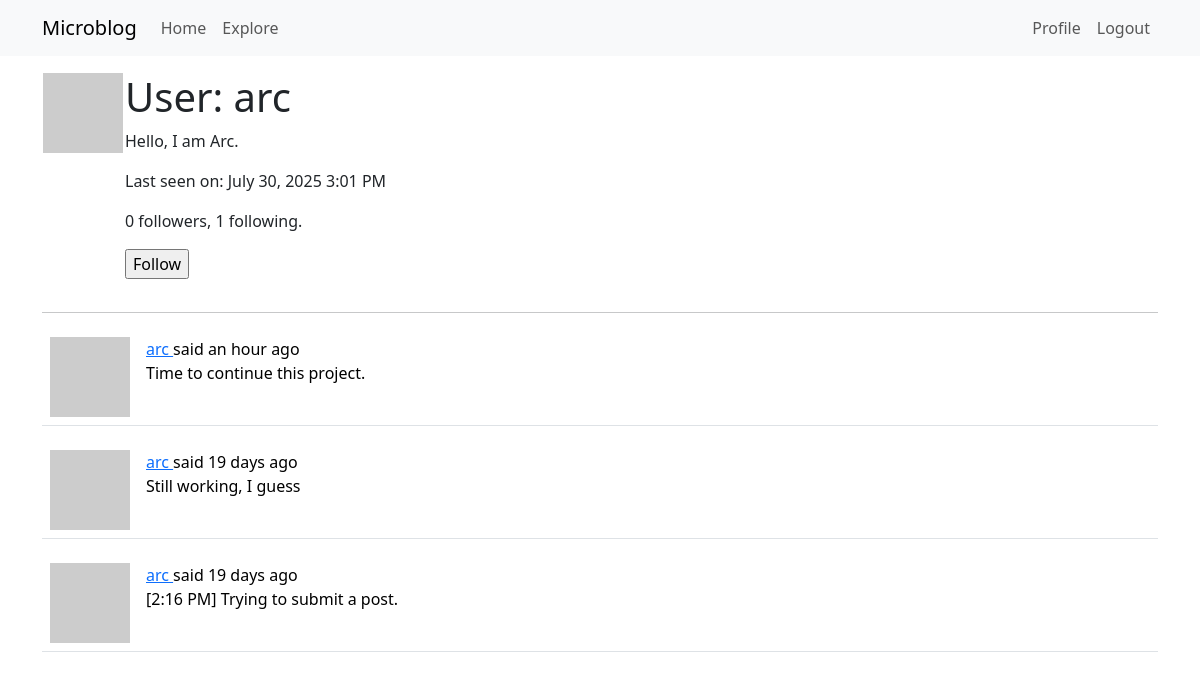
The app's page /user/arc (signed in) with its own data.
### app/models.py (models this page shows, shortened)
class User(UserMixin, db.Model):
    id: so.Mapped[int] = so.mapped_column(primary_key = True)
    username: so.Mapped[str] = so.mapped_column(sa.String(64), index=True, unique=True)
    email: so.Mapped[str] = so.mapped_column(sa.String(120), index=True, unique=True)
    password_hash: so.Mapped[Optional[str]] = so.mapped_column(sa.String(256))
    posts: so.WriteOnlyMapped['Post'] = so.relationship(back_populates='author')
    about_me: so.Mapped[Optional[str]] = so.mapped_column(sa.String(140))
    last_seen: so.Mapped[Optional[datetime]] = so.mapped_column(
        default=lambda: datetime.now(timezone.utc))
    def avatar(self, size):
        digest = md5(self.email.lower().encode('utf-8')).hexdigest()
        return f'https://www.gravatar.com/avatar/{digest}?d=identicon&s={size}'
    """
    Both relationships are defined with the so.WriteOnlyMapped type
    > secondary configures the association table that is used for this relationship, which I defined right above this class.
    > primaryjoin indicates the condition that links the entity to the association table. In the following relationship, the user has to match the follower_id attribute of the association table, so the condition reflects that.
    >  The followers.c.follower_id expression references the follower_id column of the association table. In the followers relationship, the roles are reversed, so the user must match the followed_id column.
    > secondaryjoin indicates the condition that links the association table to the user on the other side of the relationship. In the following relationship, the user has to match the followed_id column, and in the followers relationship, the user has to match the follower_id column.
    """
    following: so.WriteOnlyMapped['User'] = so.relationship(
        secondary=followers, primaryjoin=(followers.c.follower_id == id),
        secondaryjoin=(followers.c.followed_id == id),
        back_populates='followers')
    followers: so.WriteOnlyMapped['User'] = so.relationship(
        secondary=followers, primaryjoin=(followers.c.followed_id == id),
        secondaryjoin=(followers.c.follower_id == id),
        back_populates='following')
    """
    The is_following() method performs a query on the following relationship to see if a given user is already included in it. All write-only relationships have a select() method that constructs a query that returns all the elements in the relationship.

    The followers_count() and following_count() methods return the follower and following counts for the user. The sa.select() clause for these queries specify the sa.func.count() function from SQLAlchemy, to indicate that I want to get the result of a function.

    The select_from() clause is then added with the query that needs to be counted. Whenever a query is included as part of a larger query, SQLAlchemy requires the inner query to be converted to a sub-query by calling the subquery() method.
    """
    def is_following(self, user):
        query = self.following.select().where(followers.c.followed_id == user.id)
        return db.session.scalar(query) is not None
    def followers_count(self):
        query = sa.select(sa.func.count()).select_from(
            self.followers.select().subquery()
        )
        return db.session.scalar(query)
    def following_count(self):
        query = sa.select(sa.func.count()).select_from(
            self.following.select().subquery()
        )
        return db.session.scalar(query)
    """
    The select() portion of the query defines the entity that needs to be obtained, which in this case is posts. What I'm doing next is joining the entries in the posts table with the Post.author relationship.

    A join is a database operation that combines rows from two tables, according to a given criteria temporarily. When the join() clause is given a relationship as an argument, SQLAlchemy combines the rows from the left and right sides of the relationship.

    Effectively, what the join above does is create an extended table that provides access to posts, along with information about the author of each post.

    To be able to clearly tell SQLAlchemy how to join all these tables, I need to have a way to refer to users independently as authors and as followers. The so.aliased() calls are used to create two references to the User model that I can use in the query.
    """
    """
    The get_reset_password_token() function returns a JWT token as a string, which is generated directly by the jwt.encode() function.
    The verify_reset_password_token() is a static method, which means that it can be invoked directly from the class.
    """
    def get_reset_password_token(self, expires_in=600):
        return jwt.encode(
            {'reset_password': self.id, 'exp': time() + expires_in},
            app.config['SECRET_KEY'], algorithm='HS256')
    @staticmethod
    def verify_reset_password_token(token):
        try:
            id = jwt.decode(token, app.config['SECRET_KEY'], algorithms=['HS256'])['reset_password']
        except:
            return
        return db.session.get(User, id)

class Post(db.Model):
    id: so.Mapped[int] = so.mapped_column(primary_key=True)
    body: so.Mapped[str] = so.mapped_column(sa.String(140))
    timestamp: so.Mapped[datetime] = so.mapped_column(index=True, default=lambda: datetime.now(timezone.utc))
    user_id: so.Mapped[int] = so.mapped_column(sa.ForeignKey(User.id), index=True)
    author: so.Mapped[User] = so.relationship(back_populates='posts')

### app/routes.py (the view)
@app.route('/user/<username>')
@login_required
def user(username):
	user = db.first_or_404(sa.select(User).where(User.username == username))
	page = request.args.get('page', 1, type=int)
	query = user.posts.select().order_by(Post.timestamp.desc())
	posts = db.paginate(query, page=page,
			per_page=app.config['POSTS_PER_PAGE'],
			error_out=False)
	next_url = url_for('user', username=user.username, page=posts.next_num) \
		if posts.has_next else None
	prev_url = url_for('user', username=user.username, page=posts.prev_num) \
		if posts.has_prev else None
	form = EmptyForm()
	return render_template('user.html', user=user, posts=posts,
						next_url=next_url, prev_url=prev_url,
						form=form)

### app/forms.py
class EmptyForm(FlaskForm):
    submit = SubmitField('Submit')

### app/models.py (called while the page is built)
@login.user_loader
def load_user(id):
    return db.session.get(User, int(id))

### app/routes.py (called while the page is built)
@app.before_request # Executes before the view function
def before_request():
	if current_user.is_authenticated:
		current_user.last_seen = datetime.now(timezone.utc)
		db.session.commit()

### app/templates/user.html (shortened to what this page needs)
{% extends 'base.html' %}
{% block content %}
    <table>
        <tr valign='top'>
            <td><img src="{{ user.avatar(128) }}"></td>
            <td>
                <h1>User: {{ user.username }}</h1>
                {% if user.about_me%}<p> {{ user.about_me }}</p> {% endif %}
                {% if user.last_seen %}
                    <p>Last seen on: {{ moment(user.last_seen).format('LLL') }}</p>
                {% endif %}
                <p> {{ user.followers_count() }} followers, {{ user.following_count() }} following.</p>
                {% if user == current_user %}
                    <p><a href="{{url_for('edit_profile') }}">Edit your profile</a></p>
                {% elif not current_user.is_following(user) %}
                <p>
                    <form action="{{ url_for('follow', username=user.username) }}" method="post">
                        {{ form.submit(value='Follow')}}
                    </form>
                </p>
                {% endif %}
            </td>
        </tr>
    </table>
    <hr>
    {% for post in posts %}
        {% include '_post.html' %}
    {% endfor %}
{% endblock %}

### app/templates/_post.html
<table class="table table-hover">
    <tr>
        <td width="70px">
            <a href="{{ url_for('user', username=post.author.username) }}">
                <img src="{{ post.author.avatar(36)}}">
            </a>
        </td>
        <td>
            <a href="{{ url_for('user', username=post.author.username) }}">
                {{ post.author.username }}
            </a>
            said {{moment(post.timestamp).fromNow()}}
            <br>
            {{ post.body }}
        </td>
    </tr>
</table>

### records on screen
User: username "arc", about_me "Hello, I am Arc.", last_seen "July 30, 2025 3:01 PM"
Post: author.username "arc", timestamp "an hour ago", body "Time to continue this project."
Post: author.username "arc", timestamp "19 days ago", body "Still working, I guess"
Post: author.username "arc", timestamp "19 days ago", body "[2:16 PM] Trying to submit a post."

### other values on screen
{{ user.followers_count() }} "0"
{{ user.following_count() }} "1"
